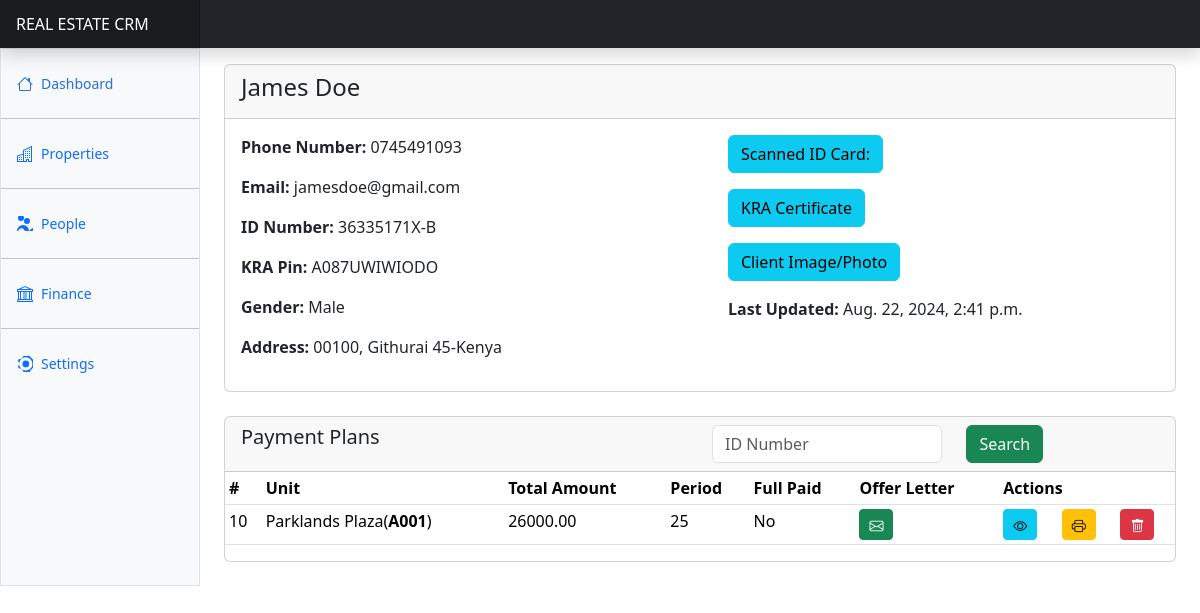
/users/clients/1/details/ (signed in), run on an earlier commit of the app's database.
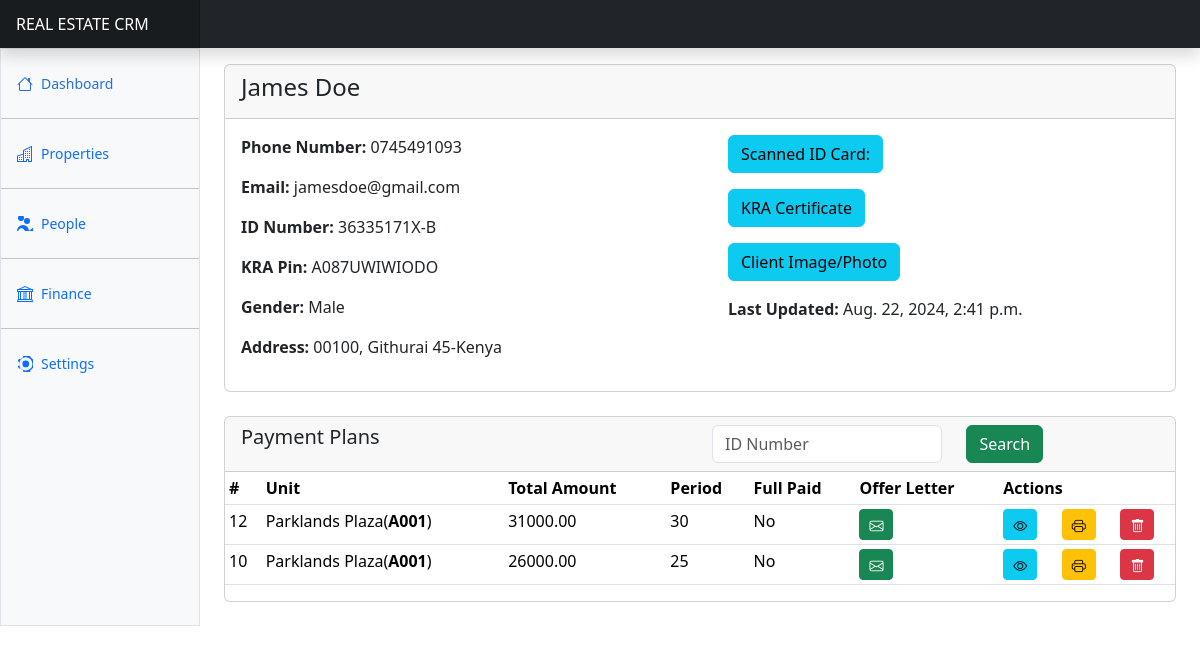
And on a later commit of the database.
### apps/finance/models.py (models this page shows, shortened)
class ClientPaymentPlan(AbstractBaseModel):
    client = models.ForeignKey("users.Client", on_delete=models.CASCADE, related_name="clientpaymentplans")
    unit = models.ForeignKey("properties.PropertyUnit", on_delete=models.SET_NULL, null=True)
    booking_fee = models.DecimalField(max_digits=100, decimal_places=2, default=0)
    deposit_fee = models.DecimalField(max_digits=100, decimal_places=2, default=0)
    period = models.IntegerField(default=1)
    installment_amount = models.DecimalField(max_digits=100, decimal_places=2, default=0)
    total_amount = models.DecimalField(max_digits=100, decimal_places=2, default=0)
    first_repayment_date = models.DateField(null=True)
    fully_paid = models.BooleanField(default=False)

### apps/properties/models.py (models this page shows)
class PropertyUnit(AbstractBaseModel):
    unit_number = models.CharField(max_length=255)
    property = models.ForeignKey(
        Property, on_delete=models.CASCADE, related_name="propertyunits"
    )
    client = models.ForeignKey("users.Client", on_delete=models.SET_NULL, null=True)
    cost = models.DecimalField(max_digits=100, decimal_places=2, default=0)
    booking_fee = models.DecimalField(max_digits=100, decimal_places=2, default=0)
    deposit_fee = models.DecimalField(max_digits=100, decimal_places=2, default=0)
    unit_status = models.CharField(
        max_length=255, choices=UNIT_STATUSES, default="Available"
    )
    def __str__(self):
        return self.unit_number

class Property(AbstractBaseModel):
    name = models.CharField(max_length=255)
    property_type = models.CharField(max_length=255, choices=PROPERTY_TYPES)
    location = models.CharField(max_length=255)
    town = models.CharField(max_length=255, null=True)
    county = models.CharField(max_length=255, null=True)
    total_units = models.IntegerField(default=1)
    total_cost = models.DecimalField(max_digits=100, decimal_places=2)
    image = models.ImageField(upload_to="property_images/", null=True)
    title_deed = models.FileField(upload_to="property_title_deeds/", null=True)
    sold_out = models.BooleanField(default=False)
    booking_fee = models.DecimalField(max_digits=100, decimal_places=2, default=0)
    deposit_fee = models.DecimalField(max_digits=100, decimal_places=2, default=0)
    def __str__(self):
        return self.name

### apps/users/clients/views.py (the view)
# urls.py: path("clients/<int:id>/details/", client_details, name="client-details"),
@login_required(login_url="/users/login/")
def client_details(request, id):
    client = Client.objects.get(id=id)
    plans = client.clientpaymentplans.all().order_by("-created")
    context = {"client": client, "plans": plans}
    return render(request, "clients/client_details.html", context)

### templates/clients/client_details.html (shortened to what this page needs)
{% extends "base.html" %}
{% block content %}
  <div class="card mb-4">
    <div class="card-header">
        <h4>{{client.name}}</h4>
    </div>
    <div class="row">
      <div class="col">
        <div class="card-body">
          <p><strong>Phone Number:</strong> {{client.phone_number}}</p>
          <p><strong>Email:</strong> {{client.email}}</p>
          <p><strong>ID Number:</strong> {{client.id_number}}</p>
          <p><strong>KRA Pin:</strong> {{client.kra_pin}}</p>
          <p><strong>Gender:</strong> {{client.gender}}</p>
          <p><strong>Address:</strong> {{client.address}}, {{client.city}}-{{client.country}}</p>
      </div>
      </div>
      <div class="col">
        <div class="card-body">
          <p><a href="{{client.id_copy.url}}" target="_blank" class="btn btn-info">Scanned ID Card:</a></p>
          <p><a href="{{client.kra_certificate.url}}" target="_blank" class="btn btn-info">KRA Certificate</a></p>
          <p><a href="{{client.photo.url}}" target="_blank" class="btn btn-info">Client Image/Photo</a></p>
          <p><strong>Last Updated:</strong> {{client.modified}}</p>
      </div>
      </div>
    </div>
</div>
<div class="card mb-4">
    <div class="card-header">
        <div class="row">
            <div class="col">
                <h5>Payment Plans</h5>
            </div>
            <div class="col">
                <form method="POST">
                    <div class="input-group">
                      <div class="row">
                        <div class="col-8">
                          <input type="text" class="form-control" name="id_number" id="id_number" placeholder="ID Number" >
                        </div>
                        <div class="col-4">
                          <button class="btn btn-success">Search</button>
                        </div>
                      </div>
                    </div>
                  </form>
            </div>
        </div>
    </div>
    <table class="table table-sm">
        <thead>
            <tr>
            <th scope="col">#</th>
              <th scope="col">Unit</th>
              <th scope="col">Total Amount</th>
              <th scope="col">Period</th>
              <th scope="col">Full Paid</th>
              <th scope="col">Offer Letter</th>
              <th scope="col" colspan="3">Actions</th>
            </tr>
        </thead>
        <tbody>
            {% for plan in plans %}
            <tr>
              <td>{{plan.id}}</td>
              <td>{{plan.unit.property}}(<b>{{plan.unit}}</b>)</td>
              <td>{{plan.total_amount}}</td>
              <td>{{plan.period}}</td>
              <td>{% if plan.fully_paid %} Yes {% else %} No {% endif %}</td>
              <td><a href="#" class="btn btn-success btn-sm"><i class="bi bi-envelope"></i></a></td>
              <td><a href="{% url 'payment-plan-details' plan.id %}" class="btn btn-info btn-sm">
                <i class="bi bi-eye"></i>
              </a></td>
              <td><a class="btn btn-warning btn-sm">
                <i class="bi bi-printer"></i>
              </a></td>
              <td><a class="btn btn-danger btn-sm" data-bs-toggle="modal" data-bs-target="#deletePlanModal{{ plan.id }}">
                <i class="bi bi-trash"></i>
              </a></td>
            </tr>
            {% endfor %}
          </tbody>
    </table>
</div>
{% endblock content %}

What changed in the data, as far as the page shows it:
added ClientPaymentPlan: id "12", unit.property "Parklands Plaza", unit "A001", total_amount "31000.00", period "30", fully_paid "No"
